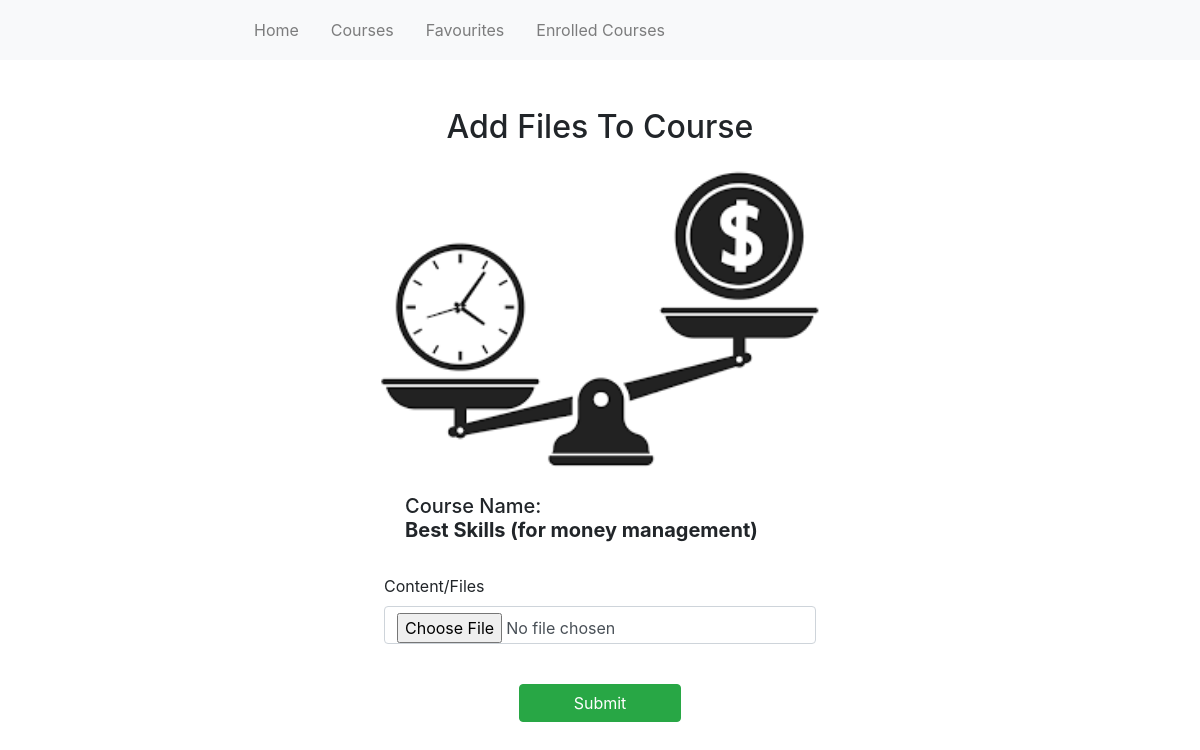
/add/files/6/, run on the app's committed database.
### LearnOnline_App/models.py (models this page shows)
class Course(models.Model):
    title = models.CharField(max_length=500)
    description = models.TextField()
    image = models.ImageField(upload_to="course_covers/")
    creation_date = models.DateTimeField(auto_now_add=True)
    duration = models.CharField(max_length=300, blank=True, null=True)
    author = models.ForeignKey(User, on_delete=models.CASCADE)
    favourite = models.ManyToManyField(User, related_name='favourite', blank=True)

### LearnOnline_App/views.py (the view, shortened to what this page needs)
# urls.py: path('add/files/<str:pk>/', add_files_to_course, name="addFiles"),
def add_files_to_course(request, pk):
    course = Course.objects.get(id=pk)
    context = {"form": FilesForm, "course": course}
    return render(request, "AddFilesToCourse.html", context=context)

### LearnOnline_App/templates/AddFilesToCourse.html (shortened to what this page needs)
<!doctype html>
<html lang="en">
<head>
    <link rel="stylesheet" href="https://cdn.jsdelivr.net/npm/bootstrap@4.1.3/dist/css/bootstrap.min.css"
>
    <link rel="stylesheet" href="https://cdn.jsdelivr.net/npm/bootstrap-icons@1.7.2/font/bootstrap-icons.css">
    <link rel="stylesheet" href="https://cdnjs.cloudflare.com/ajax/libs/font-awesome/4.7.0/css/font-awesome.min.css">
</head>
<header>
    <nav class="navbar navbar-expand-lg navbar-light bg-light" style="height:60px">
        <div class="container w-75">
            <img src="https://i.ibb.co/Srb6XHV/logo-200x200-removebg-preview-1.png" alt="LOGO" height="140px"
                 class="mt-3">
            <div class="collapse navbar-collapse" id="navbarNav">
                <ul class="navbar-nav">
                    <li class="nav-item m-2">
                        <a class="nav-link" href="{% url 'home' %}">Home</a>
                    </li>
                    <li class="nav-item m-2">
                        <a class="nav-link" href="{% url 'courses' %}">Courses</a>
                    </li>
                    <li class="nav-item m-2">
                        <a class="nav-link" href="{% url 'course_favourite_list' %}">Favourites</a>
                    </li>
                    <li class="nav-item m-2">
                        <a class="nav-link" href="{% url 'my-courses' %}">Enrolled Courses</a>
                    </li>
                </ul>
            </div>
        </div>
    </nav>
</header>
<div class="container w-50 mt-5">
    <h2 class="display-5" style="text-align: center">Add Files To Course</h2>
    <form method="post" enctype="multipart/form-data">
        <div class="container" style="align-items: center;">
            <div class="row">
                <img class="card-img-top mt-3 mb-4 col-10" src="{{ MEDIA_URL }}{{ course.image.url }}"
                     alt="Card image cap"
                     height="300px"
                     style="border-radius:30px; display: block; margin-left: auto; margin-right: auto; width: 50%;">
            </div>
            <div class="row" style="display: block; margin-left: auto; margin-right: auto; width: 90%;">
                <h5 class="ml-5">Course Name:
                    <br>
                    <span style="font-weight: bold;">{{course.title}}</span></h5>
            </div>
            <br>
            <div class="form-group" style="display: block; margin-left: auto; margin-right: auto; width: 80%;">
                <label for="exampleFormControlTextarea1" class="form-label">Content/Files</label>
                {{form.files}}
            </div>
            <br>
            <button type="submit" class="btn btn-success"
                    style="display: block; margin-left: auto; margin-right: auto; width: 30%;">Submit
            </button>
        </div>
    </form>
</div>
</html>

### data on the page
Course: image (picture), title "Best Skills (for money management)"
